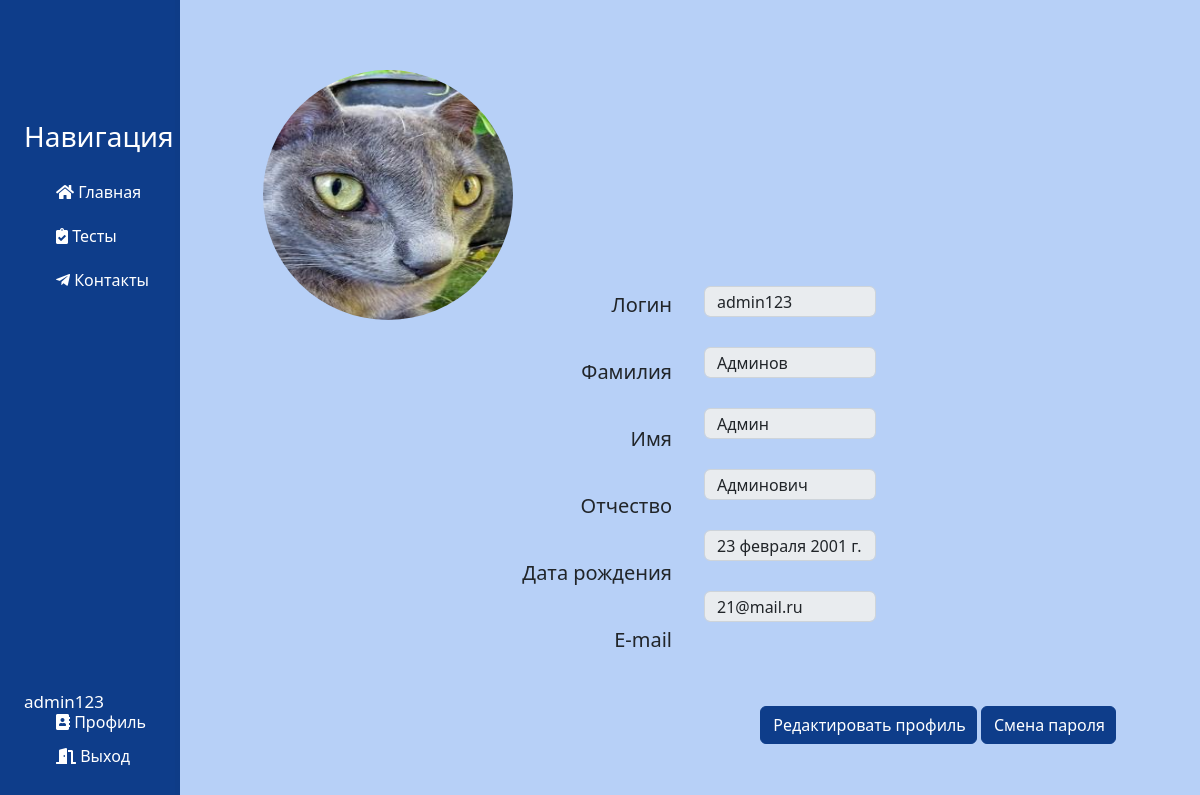
The app's page /account/ (signed in) with its own data.
### users/models.py (models this page shows)
class CustomUser(AbstractUser):
    surname = models.CharField('Отчество', max_length=25, default='')
    birthday_date = models.DateField('День рождения', null=True)
    creator = models.BooleanField('Составитель тестов', default=False)
    teacher = models.BooleanField('Преподаватель', default=False)

### account/models.py (models this page shows, shortened)
class Account(models.Model):
    user = models.OneToOneField(CustomUser, on_delete=models.CASCADE)
    avatar = models.ImageField(
        default='avatar.jpg',
        upload_to='account_images'
    )
    class Meta:
        verbose_name = 'Профиль'
        verbose_name_plural = 'Профили'

### main/views.py (the view)
# urls.py: path('account/', views.account, name='account'),
def account(request):
    return render(request, 'account/profile.html')

### account/templates/account/profile.html (shortened to what this page needs)
{% extends 'main/layout.html' %}
{% block content %}
    {% if user.is_authenticated %}
        <div class="features">
            <div>
                <img class="rounded-circle article-img" src="{{ user.account.avatar.url }}">
            </div>
            <ul>
                <h5>Логин</h5>
                <h5>Фамилия</h5>
                <h5>Имя</h5>
                <h5>Отчество</h5>
                <h5>Дата рождения</h5>
                <h5>E-mail</h5>
            </ul>
            <ol>
                <input class="form-control" type="text" id="username" name="Имя пользователя" value="{{user.username}}" disabled readonly>
                <input class="form-control" type="text" id="last_name" name="Фамилия" value="{{user.last_name}}" disabled readonly>
                <input class="form-control" type="text" id="first_name" name="Имя" value="{{user.first_name}}" disabled readonly>
                <input class="form-control" type="text" id="surname" name="Отчество" value="{{user.surname}}" disabled readonly>
                <input class="form-control" type="text" id="birthday_date" name="Дата рождения" value="{{user.birthday_date}}" disabled readonly>
                <input class="form-control" type="text" id="email" name="Почта" value="{{user.email}}" disabled readonly>
            </ol>
            <div class="button-container">
                <a href="profile-changed"><button type="button" class="btn btn-info">Редактировать профиль</button></a>
                <a href="{% url 'password_change' %}"><button type="button" class="btn btn-info">Смена пароля</button></a>
            </div>
        </div>
    {% endif %}
{% endblock %}

### main/templates/main/layout.html (shortened to what this page needs)
{% load static %}
<!doctype html>
<html lang="ru">
<head>
    <link rel="stylesheet" href="https://cdn.jsdelivr.net/npm/bootstrap@5.2.3/dist/css/bootstrap.min.css">
    <link rel="stylesheet" href="{% static 'main/css/main.css' %}">
    <link rel="stylesheet" href="https://use.fontawesome.com/releases/v5.8.2/css/all.css">
</head>
<body>
    <aside>
        <h3>Навигация</h3>
        <ul>
            <a href="{% url 'homepage' %}"><li><i class="fas fa-home"></i> Главная</li></a>
            <a href="{% url 'tests_home' %}"><li><i class="fas fa-clipboard-check"></i> Тесты</li></a>
            <a href="{% url 'about' %}"><li><i class="fab fa-telegram-plane"></i> Контакты</li></a>
        </ul>
        <h5>{{user}}</h5>
        <ol>
            <a href="{% url 'profile' %}"><li><i class="fas fa-address-book"></i> Профиль</li></a>
            <a href="{% url 'logout' %}"><li><i class="fas fa-door-open"></i> Выход</li></a>
        </ol>
    </aside>
    <main>
        {% block content %}
        {% endblock %}
    </main>
</body>
</html>

### main/static/main/css/main.css (style rules this page uses)
body { background: #b7d0f7; }
aside { position: fixed; background: #0e3d8a; width: 15%;; padding: 2%; text-decoration: none; height: 100%; color: #fff; border-right: 5px solid #0e3c87; }
aside h3 { position: absolute; top: 15%; font-size: 28px; }
aside h5 { position: absolute; bottom: 10%; font-size: 17px; }
aside ul { list-style: none; position: absolute; top: 20%; }
aside ul li { color: #ffffff; display: block; margin-top: 20px; transition: transform .6s ease; }
aside a { text-decoration: none }
aside ol { list-style: none; position: absolute; bottom: 2%; }
aside ol li { color: #ffffff; display: block; margin-top: 10px; transition: transform .6s ease; }
main .features { float: right; margin-top: 70px; margin-left: 45px; text-align: center; width: 82%; }
button.btn.btn-info { background-color: #0e3d8a; color: white; border-color: #0e3d8a; }
main .features img { width: 250px; height: 250px; margin-right: 65%; }
main .features ul { position: absolute; top: 31.2%; left: 40%; text-align: right; width: 16%; height: 40%; }
main .features ul h5 { display: block; margin-top: 43px; }
main .features ol { position: absolute; top: 32%; left: 56%; text-align: center; width: 17%; height: 35%; }
main .features ol input { display: block; margin-top: 30.2px; height: 11%; }
.button-container button.btn.btn-info { padding-right: 10px; }
.button-container { position: absolute; bottom: 7%; right: 7%; display: inline-block; }

### records on screen
CustomUser: is_active+password+username "admin123", account.avatar (picture), username "admin123", last_name "Админов", first_name "Админ", surname "Админович", birthday_date "23 февраля 2001 г.", email "21@mail.ru"
